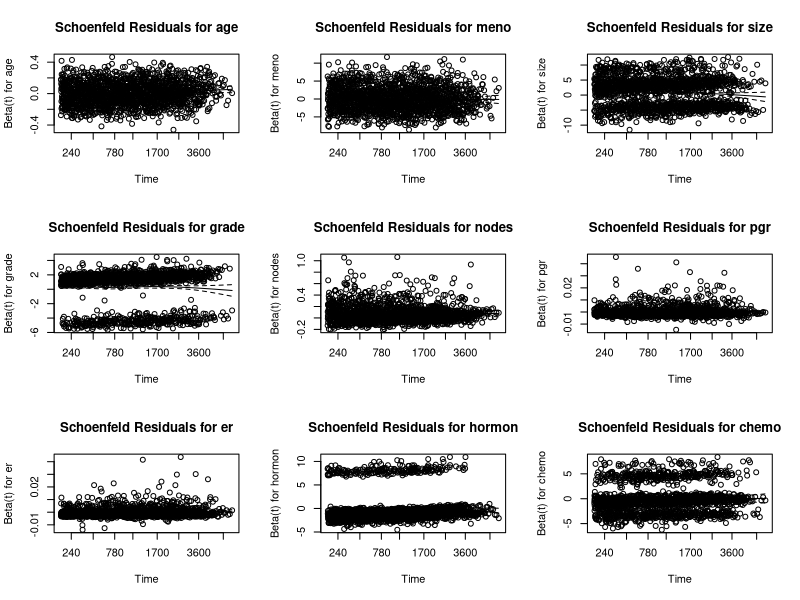

R code for this plot:
## ---- chunk 1
library(survival)
library(MASS)
library(ggplot2)
rotterdam[1:100,]
## ---- chunk 2
rfs  <- pmax(rotterdam$recur, rotterdam$death)
rfstime <- with(rotterdam, ifelse(recur==1, rtime, dtime))
rotterdam$tstart = c(rep(0,2982))
surv_object <- with(rotterdam, Surv(tstart, rfstime, rfs)) #with consideration of time-varying covariates
## ---- chunk 3
# Set up the plotting area to have 2 rows and 2 columns
par(mfrow = c(3, 3))

# Fit a basic Cox proportional hazards model
cox_model <- coxph(Surv(rfstime, rfs) ~ age + meno + size + grade + nodes + pgr + er + hormon + chemo, data = rotterdam)
summary(cox_model)
# Checking the Proportional Hazards assumption
cox.zph_model <- cox.zph(cox_model)

# Extract the names of the covariates to use as plot titles
covariate_names <- names(rotterdam[3:11])

# Plot Schoenfeld residuals for each covariate with a title
for(i in 1:9){
  plot(cox.zph_model, var = i)
  title(main = paste("Schoenfeld Residuals for", covariate_names[i]))
}
ggsave(file = "cox_ph_files/Schoenfeld.jpg")
## ---- chunk 4
fit1 <- coxph(surv_object ~ age + size + strata(grade) + nodes + pgr + er + strata(hormon) + chemo, data = rotterdam)
summary(fit1)
stepwise_model <- stepAIC(fit1, direction = "both", trace = FALSE)
summary(stepwise_model)
